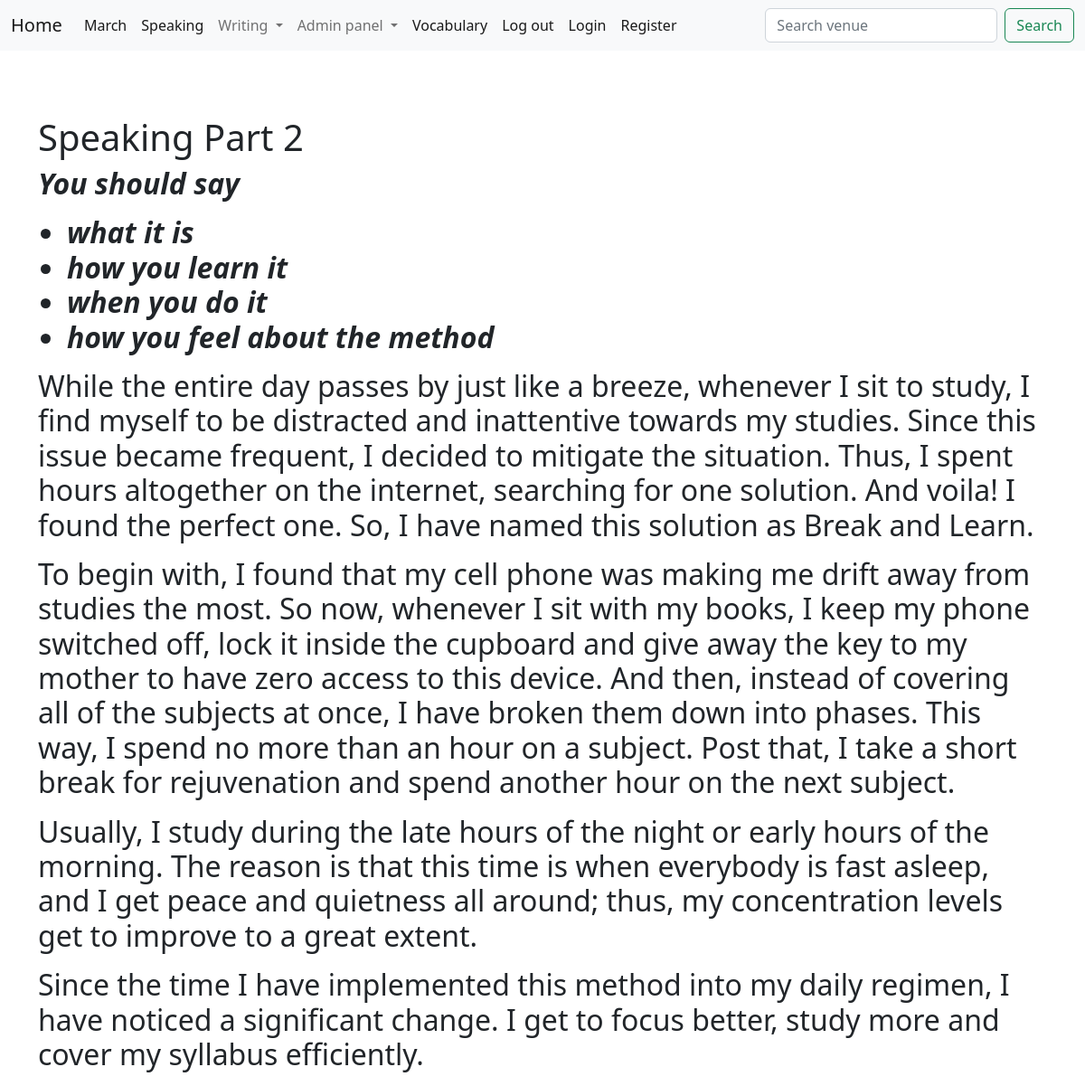
/speakingpart2show/1/, run on an earlier commit of the app's database.
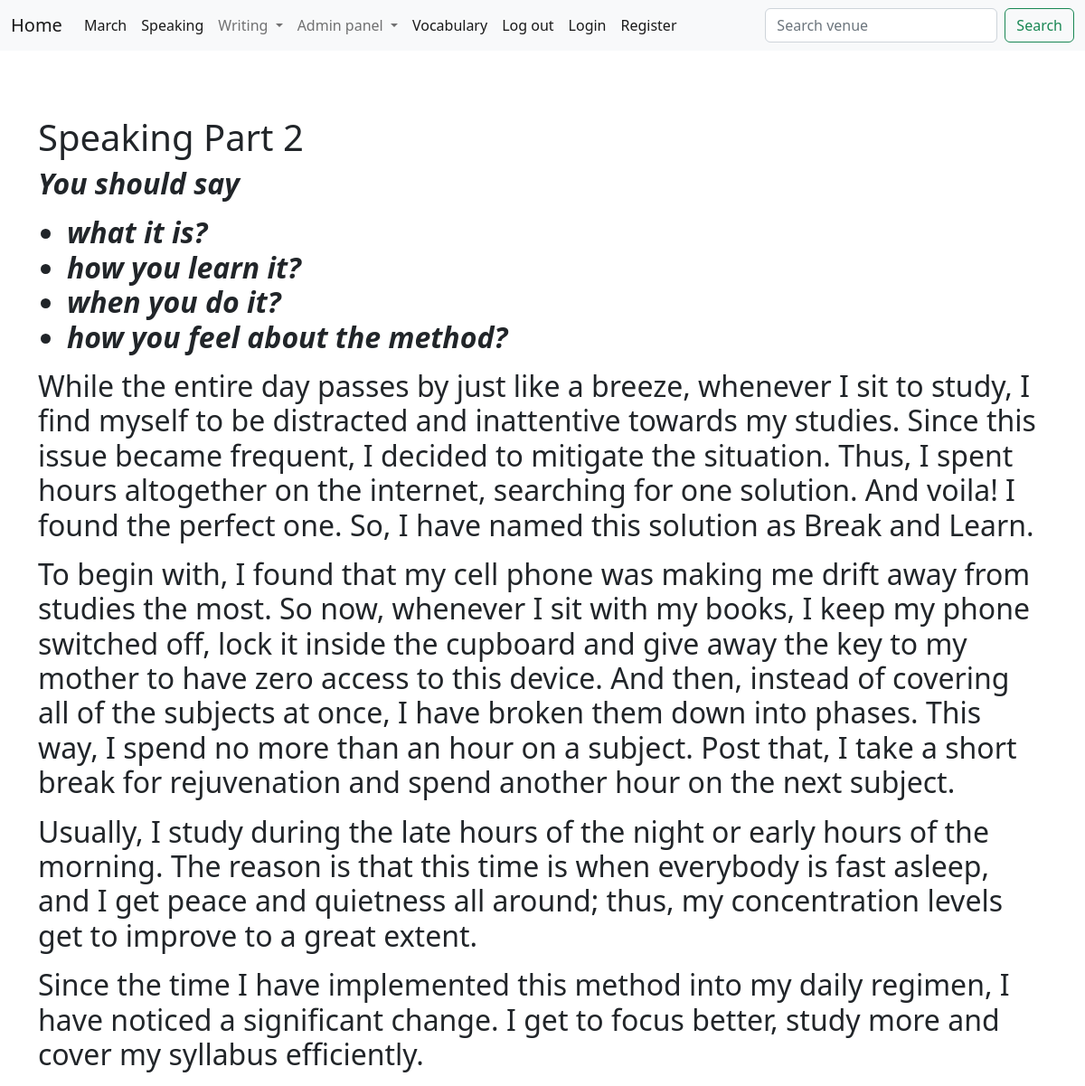
And on a later commit of the database.
### ielts/models.py (models this page shows, shortened)
class SpeakingPart2(models.Model):
    question = models.CharField(max_length=255)
    text = RichTextField(blank=True, null=True)

### ielts/views.py (the view)
# urls.py: path('speakingpart2show/<int:id>/', part2sample, name='speakingpart2show'),
def part2sample(request, id ):
    part2 = SpeakingPart2.objects.get(id=id)
    return render(request, 'speaking/part2/sample.html', {"part2": part2,})

### ielts/templates/speaking/part2/sample.html (shortened to what this page needs)
{% extends "base.html" %}
{% block content %}
<br/>
<br/>
<h1>Speaking Part 2</h1>
<h2>{{part2.text|safe}}</h2>
{% endblock %}

What changed in the data, as far as the page shows it:
changed SpeakingPart2: text "…should say what it is how you learn it when you do it how you feel about the method While the entire day…" → "…should say what it is? how you learn it? when you do it? how you feel about the method? While the entire day…"
